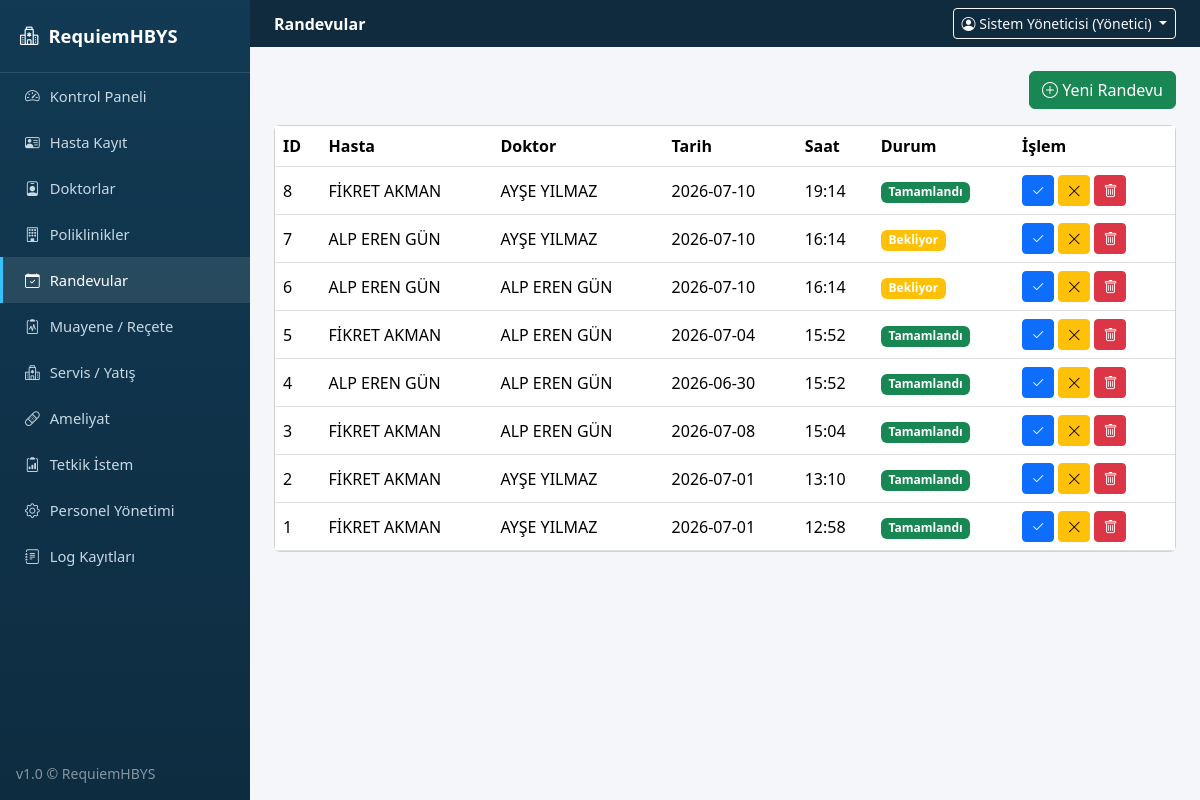
Screenshot of /randevular (signed in) with the database file from the repository.
### tables this page shows
CREATE TABLE randevular (
            id INTEGER PRIMARY KEY AUTOINCREMENT,
            hasta_id INTEGER,
            doktor_id INTEGER,
            tarih TEXT,
            saat TEXT,
            durum TEXT
        );

CREATE TABLE hastalar (
            id INTEGER PRIMARY KEY AUTOINCREMENT,
            ad_soyad TEXT NOT NULL,
            tc TEXT,
            dogum_tarihi TEXT,
            cinsiyet TEXT,
            kan_grubu TEXT,
            telefon TEXT,
            adres TEXT,
            acil_ad TEXT,
            acil_tel TEXT,
            gecmis TEXT,
            kayit_tarihi TEXT
        );

CREATE TABLE doktorlar (
            id INTEGER PRIMARY KEY AUTOINCREMENT,
            ad_soyad TEXT NOT NULL,
            uzmanlik TEXT,
            poliklinik TEXT,
            uygunluk TEXT
        );

### app.py (the view)
@app.route("/randevular")
@login_required
@modul_gerekli("randevu")
def randevular():
    return render_template("randevular.html", randevular=db.randevulari_getir())

### app.py (called while the page is built)
def login_required(f):
    @wraps(f)
    def wrapper(*args, **kwargs):
        if "user_id" not in session:
            flash("Lütfen giriş yapın.", "warning")
            return redirect(url_for("login"))
        return f(*args, **kwargs)
    return wrapper

def modul_gerekli(modul):
    def decorator(f):
        @wraps(f)
        def wrapper(*args, **kwargs):
            rol = session.get("rol")
            izinli = ROL_MODUL_YETKILERI.get(rol, set())
            if modul not in izinli:
                db.log_ekle(session.get("ad"), rol, "YETKİ", "ERİŞİM_RED",
                            f"'{modul}' modülüne yetkisiz erişim denemesi ({request.path}).", "Başarısız")
                flash("Bu sayfa için yetkiniz bulunmuyor.", "danger")
                return redirect(url_for("dashboard"))
            return f(*args, **kwargs)
        return wrapper
    return decorator

@app.context_processor
def inject_globals():
    def modul_yetkili(modul):
        return modul in ROL_MODUL_YETKILERI.get(session.get("rol"), set())
    return {"simdi": datetime.now().strftime("%d.%m.%Y %H:%M"), "modul_yetkili": modul_yetkili}

### database.py (called while the page is built)
    def sorgula(self, sql, params=()):
        cur = self.conn.cursor()
        cur.execute(sql, params)
        return [dict(r) for r in cur.fetchall()]

    def randevulari_getir(self):
        return self.sorgula("""SELECT r.id, r.tarih, r.saat, r.durum, h.ad_soyad as hasta_ad, d.ad_soyad as doktor_ad
                                FROM randevular r JOIN hastalar h ON r.hasta_id=h.id
                                JOIN doktorlar d ON r.doktor_id=d.id ORDER BY r.id DESC""")

### templates/randevular.html (shortened to what this page needs)
{% extends "base.html" %}
{% block page_header %}Randevular{% endblock %}
{% block content %}
<div class="d-flex justify-content-end mb-3">
  <a href="{{ url_for('randevu_form') }}" class="btn btn-success"><i class="bi bi-plus-circle"></i> Yeni Randevu</a>
</div>
<div class="card">
  <div class="table-responsive">
    <table class="table table-hover align-middle mb-0">
      <thead><tr><th>ID</th><th>Hasta</th><th>Doktor</th><th>Tarih</th><th>Saat</th><th>Durum</th><th>İşlem</th></tr></thead>
      <tbody>
        {% for r in randevular %}
        <tr>
          <td>{{ r.id }}</td><td>{{ r.hasta_ad }}</td><td>{{ r.doktor_ad }}</td><td>{{ r.tarih }}</td><td>{{ r.saat }}</td>
          <td>
            <span class="badge bg-{{ 'success' if r.durum=='Tamamlandı' else ('warning' if r.durum=='Bekliyor' else 'secondary') }}">{{ r.durum }}</span>
          </td>
          <td>
            <form action="{{ url_for('randevu_durum', rid=r.id) }}" method="post" class="d-inline">
              <button class="btn btn-sm btn-primary" title="Tamamlandı Yap"><i class="bi bi-check2"></i></button>
            </form>
            <form action="{{ url_for('randevu_durum', rid=r.id) }}" method="post" class="d-inline">
              <button class="btn btn-sm btn-warning" title="İptal Et"><i class="bi bi-x-lg"></i></button>
            </form>
            <form action="{{ url_for('randevu_sil', rid=r.id) }}" method="post" class="d-inline" onsubmit="return confirm('Randevu silinsin mi?');">
              <button class="btn btn-sm btn-danger"><i class="bi bi-trash"></i></button>
            </form>
          </td>
        </tr>
        {% else %}
        <tr><td colspan="7" class="text-center text-muted py-4">Kayıt bulunamadı.</td></tr>
        {% endfor %}
      </tbody>
    </table>
  </div>
</div>
{% endblock %}

### static/css/style.css (style rules this page uses)
body { background: #f4f6f9; font-family: "Segoe UI", Arial, sans-serif; }
.table thead { background: #123a54; color: #fff; }

### rows the page displays
randevular: id "8", hasta_ad "FİKRET AKMAN", doktor_ad "AYŞE YILMAZ", tarih "2026-07-10", saat "19:14", durum "Tamamlandı"
randevular: id "7", hasta_ad "ALP EREN GÜN", doktor_ad "AYŞE YILMAZ", tarih "2026-07-10", saat "16:14", durum "Bekliyor"
randevular: id "6", hasta_ad "ALP EREN GÜN", doktor_ad "ALP EREN GÜN", tarih "2026-07-10", saat "16:14", durum "Bekliyor"
randevular: id "5", hasta_ad "FİKRET AKMAN", doktor_ad "ALP EREN GÜN", tarih "2026-07-04", saat "15:52", durum "Tamamlandı"
randevular: id "4", hasta_ad "ALP EREN GÜN", doktor_ad "ALP EREN GÜN", tarih "2026-06-30", saat "15:52", durum "Tamamlandı"
randevular: id "3", hasta_ad "FİKRET AKMAN", doktor_ad "ALP EREN GÜN", tarih "2026-07-08", saat "15:04", durum "Tamamlandı"
randevular: id "2", hasta_ad "FİKRET AKMAN", doktor_ad "AYŞE YILMAZ", tarih "2026-07-01", saat "13:10", durum "Tamamlandı"
randevular: id "1", hasta_ad "FİKRET AKMAN", doktor_ad "AYŞE YILMAZ", tarih "2026-07-01", saat "12:58", durum "Tamamlandı"

### other values shown
{{ session.get('ad') }} "Sistem Yöneticisi"
{{ session.get('rol') }} "Yönetici"
